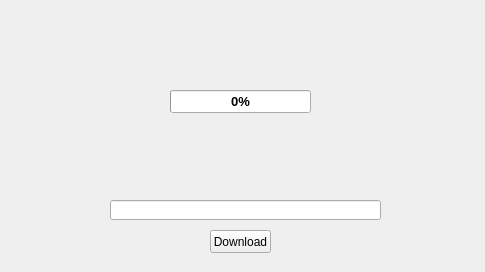
<?xml version="1.0" encoding="UTF-8"?>
<ui version="4.0">
 <class>window</class>
 <widget class="QMainWindow" name="window">
  <property name="geometry">
   <rect>
    <x>0</x>
    <y>0</y>
    <width>485</width>
    <height>272</height>
   </rect>
  </property>
  <property name="windowTitle">
   <string>Youtube Downloader</string>
  </property>
  <widget class="QWidget" name="centralwidget">
   <widget class="QLineEdit" name="txtUrl">
    <property name="geometry">
     <rect>
      <x>110</x>
      <y>200</y>
      <width>271</width>
      <height>20</height>
     </rect>
    </property>
    <property name="font">
     <font>
      <pointsize>10</pointsize>
     </font>
    </property>
    <property name="text">
     <string/>
    </property>
   </widget>
   <widget class="QPushButton" name="btnDownload">
    <property name="geometry">
     <rect>
      <x>210</x>
      <y>230</y>
      <width>61</width>
      <height>23</height>
     </rect>
    </property>
    <property name="text">
     <string>Download</string>
    </property>
   </widget>
   <widget class="QProgressBar" name="progressBar">
    <property name="geometry">
     <rect>
      <x>170</x>
      <y>90</y>
      <width>141</width>
      <height>23</height>
     </rect>
    </property>
    <property name="palette">
     <palette>
      <active>
       <colorrole role="WindowText">
        <brush brushstyle="SolidPattern">
         <color alpha="255">
          <red>0</red>
          <green>255</green>
          <blue>0</blue>
         </color>
        </brush>
       </colorrole>
      </active>
      <inactive>
       <colorrole role="WindowText">
        <brush brushstyle="SolidPattern">
         <color alpha="255">
          <red>0</red>
          <green>255</green>
          <blue>0</blue>
         </color>
        </brush>
       </colorrole>
      </inactive>
      <disabled>
       <colorrole role="WindowText">
        <brush brushstyle="SolidPattern">
         <color alpha="255">
          <red>120</red>
          <green>120</green>
          <blue>120</blue>
         </color>
        </brush>
       </colorrole>
      </disabled>
     </palette>
    </property>
    <property name="font">
     <font>
      <pointsize>10</pointsize>
      <weight>75</weight>
      <bold>true</bold>
     </font>
    </property>
    <property name="value">
     <number>0</number>
    </property>
   </widget>
   <widget class="QLabel" name="background">
    <property name="geometry">
     <rect>
      <x>0</x>
      <y>0</y>
      <width>491</width>
      <height>271</height>
     </rect>
    </property>
    <property name="styleSheet">
     <string notr="true">background-image: url(:/bg/Scene2Entrance.png);</string>
    </property>
    <property name="text">
     <string/>
    </property>
   </widget>
   <zorder>background</zorder>
   <zorder>txtUrl</zorder>
   <zorder>btnDownload</zorder>
   <zorder>progressBar</zorder>
  </widget>
 </widget>
 <resources>
  <include location="bg.qrc"/>
 </resources>
 <connections/>
</ui>
